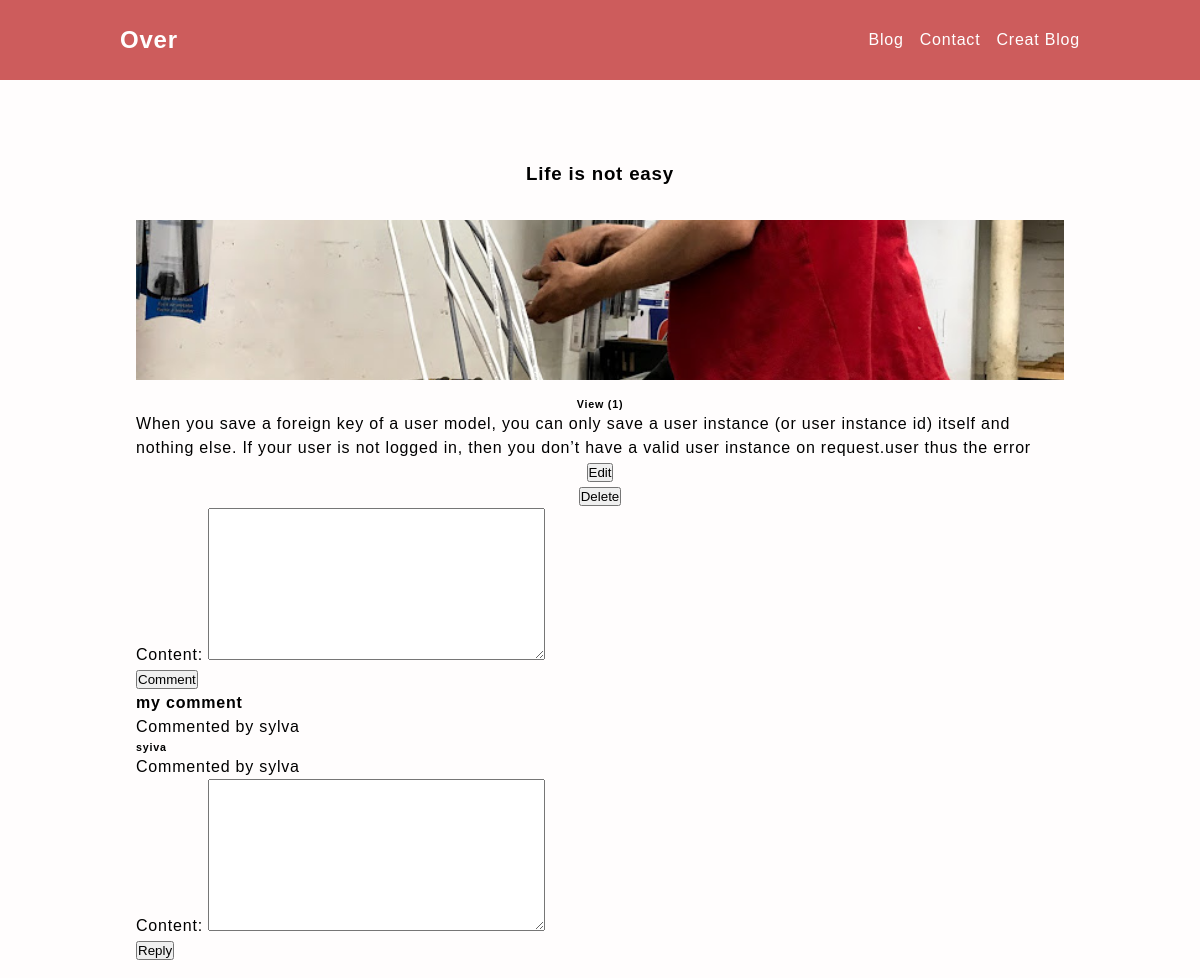
Page /8/post-detail/ (signed in) on the committed database.
### over/models.py (models this page shows, shortened)
class Post(models.Model):
  title = models.CharField(max_length=255)
  thumbnail = models.ImageField()
  content = models.TextField()
  date_created = models.DateTimeField(auto_now=True)
  author = models.ForeignKey(User, on_delete=models.CASCADE)
  featured = models.BooleanField(default=False)
  @property
  def count_view(self):
    return PostView.objects.filter(post=self).count()

class Comment(models.Model):
  content = models.TextField()
  user = models.ForeignKey(User, on_delete=models.CASCADE)
  post = models.ForeignKey('Post', on_delete=models.CASCADE)
  date_commented = models.DateTimeField(auto_now_add=True)
  reply = models.ForeignKey('Comment', on_delete=models.CASCADE, null=True, related_name='replies')

### over/views.py (the view)
# urls.py: path('<pk>/post-detail/', post_detail, name="post_detail"),
def post_detail(request, pk):
  post = get_object_or_404(Post, pk=pk)
  post_comments = Comment.objects.filter(post=post, reply=None)
  if request.method == 'POST':
    comment_form = CommentForm(request.POST)
    if comment_form.is_valid():
      content = comment_form.cleaned_data.get('content')
      reply_id = request.POST.get('reply_id')
      comment_reply = None
      if reply_id:
        comment_reply = Comment.objects.get(id=reply_id)
      commented = Comment.objects.create(user=request.user, post=post, content=content, reply=comment_reply)
      commented.save()
      return redirect(post.get_absolute_url())
  else:
    comment_form = CommentForm()
  PostView.objects.get_or_create(user=request.user, post=post)
  context = {'post': post, 'post_comments': post_comments, 'comment_form':comment_form}
  return render(request, 'over/post_detail.html', context)

### over/forms.py
class CommentForm(forms.ModelForm):
  class Meta:
    model = Comment
    fields = ['content']

### template/over/post_detail.html (shortened to what this page needs)
{% extends 'over/base.html' %} {% load static %} {% block content %}
<div class="post_card_detail">
  <div class="post_card_title_info">
    <h3>{{post.title}}</h3>
  </div>
  <img src="{{post.thumbnail.url}}" alt="I dont know" />
  <h6> View ({{post.count_view}})</h6>
  <p>{{post.content}}</p>
  <a href=" {% url 'post_update' post.id %} ">
  <button>Edit</button>
  </a>
  <a href=" {% url 'post_delete' post.id %} ">
  <button>Delete</button>
  </a>
</div>
{% if request.user.is_authenticated %}
  <form action="" method="post">
  {{comment_form.as_p}}
  <button type="submit">Comment</button>
  </form>
  {% for comment in post_comments  %}
  <h4>{{comment.content}}</h4>
  <p>Commented by {{comment.user.username}} </p>
  {% for reply in comment.replies.all  %}
  <h6>{{reply.content}}</h6>
  <p>Commented by {{reply.user.username}} </p>
  {% endfor %}
  <form action="" method="post">
  {{comment_form.as_p}}
  <button type="submit">Reply</button>
  </form>
  {% endfor %}
  {% else %}
  <h4>Please login to comment</h4>
{% endif %}
{% endblock content %}

### static/css/index.css (style rules this page uses)
:root { box-sizing: border-box; }
body { font-family: Helvetica, sans-serif; background-color: rgb(255, 253, 253); line-height: 1.5; letter-spacing: .05em; }
a { text-decoration: none; }
img { width: 10em; height: 10em; object-fit: cover; }
.post_card_title_info { padding: 2em 1em; }
.post_card_detail { display: flex; width: 100%; flex-direction: column; align-items: center; }
.post_card_detail img { width: 100%; margin-bottom: 1em; object-fit: cover; }

### rows in the picture
Post: title "Life is not easy", thumbnail (picture), count_view "1", content "When you save a foreign key of a user model, you can only save a user instance (or user instance id) itself and nothing else. If your user is not logged in, then you don’t have a valid user instance on request.user thus the error"
Comment: content "my comment", user.username "sylva"
Comment: content "syiva", user.username "sylva"
